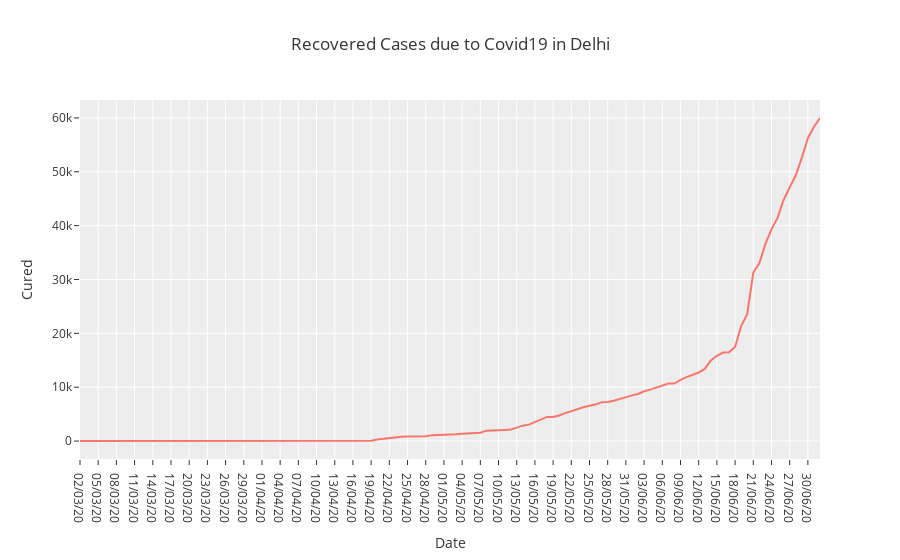

The code cell stored with this chart in its notebook:
### Markdown cell above
### Cured Corona Cases in Delhi

### Code cell
Del=covid1[covid1['State/UnionTerritory']=='Delhi']
fig = px.line(Del, x="Date", y="Cured", title='Recovered Cases due to Covid19 in Delhi')
fig.show()

### Figure 1 — Plotly figure (JSON) as saved in the notebook; plotly's stock layout.template omitted (floating-point values rounded to 4 significant figures)
{"data": [{"hovertemplate": "Date=%{x}<br>Cured=%{y}<extra></extra>", "legendgroup": "", "line": {"color": "#F8766D", "dash": "solid"}, "mode": "lines", "name": "", "orientation": "v", "showlegend": false, "type": "scatter", "x": ["02/03/20", "03/03/20", "04/03/20", "05/03/20", "06/03/20", "07/03/20", "08/03/20", "09/03/20", "10/03/20", "11/03/20", "12/03/20", "13/03/20", "14/03/20", "15/03/20", "16/03/20", "17/03/20", "18/03/20", "19/03/20", "20/03/20", "21/03/20", "22/03/20", "23/03/20", "24/03/20", "25/03/20", "26/03/20", "27/03/20", "28/03/20", "29/03/20", "30/03/20", "31/03/20", "01/04/20", "02/04/20", "03/04/20", "04/04/20", "05/04/20", "06/04/20", "07/04/20", "08/04/20", "09/04/20", "10/04/20", "11/04/20", "12/04/20", "13/04/20", "14/04/20", "15/04/20", "16/04/20", "17/04/20", "18/04/20", "19/04/20", "20/04/20", "21/04/20", "22/04/20", "23/04/20", "24/04/20", "25/04/20", "26/04/20", "27/04/20", "28/04/20", "29/04/20", "30/04/20", "01/05/20", "02/05/20", "03/05/20", "04/05/20", "05/05/20", "06/05/20", "07/05/20", "08/05/20", "09/05/20", "10/05/20", "11/05/20", "12/05/20", "13/05/20", "14/05/20", "15/05/20", "16/05/20", "17/05/20", "18/05/20", "19/05/20", "20/05/20", "21/05/20", "22/05/20", "23/05/20", "24/05/20", "25/05/20", "26/05/20", "27/05/20", "28/05/20", "29/05/20", "30/05/20", "31/05/20", "01/06/20", "02/06/20", "03/06/20", "04/06/20", "05/06/20", "06/06/20", "07/06/20", "08/06/20", "09/06/20", "10/06/20", "11/06/20", "12/06/20", "13/06/20", "14/06/20", "15/06/20", "16/06/20", "17/06/20", "18/06/20", "19/06/20", "20/06/20", "21/06/20", "22/06/20", "23/06/20", "24/06/20", "25/06/20", "26/06/20", "27/06/20", "28/06/20", "29/06/20", "30/06/20", "01/07/20", "02/07/20"], "xaxis": "x", "y": [0, 0, 0, 0, 0, 0, 0, 0, 0, 0, 0, 0, 1, 2, 2, 2, 2, 3, 5, 5, 5, 5, 6, 6, 6, 6, 6, 6, 6, 6, 6, 8, 8, 15, 18, 19, 21, 21, 21, 25, 25, 25, 27, 30, 30, 42, 51, 72, 72, 290, 431, 611, 724, 808, 857, 869, 877, 877, 1078, 1092, 1094, 1167, 1256, 1362, 1431, 1468, 1542, 1931, 2020, 2020, 2069, 2129, 2512, 2858, 3045, 3518, 3926, 4485, 4485, 4750, 5192, 5567, 5897, 6267, 6540, 6771, 7223, 7264, 7495, 7846, 8075, 8478, 8746, 9243, 9542, 9898, 10315, 10664, 10664, 11357, 11861, 12245, 12731, 13398, 14945, 15823, 16427, 16500, 17457, 21341, 23569, 31294, 33013, 36602, 39313, 41437, 44765, 47091, 49301, 52607, 56235, 58348, 59992], "yaxis": "y"}], "layout": {"legend": {"tracegroupgap": 0}, "title": {"text": "Recovered Cases due to Covid19 in Delhi"}, "xaxis": {"anchor": "y", "domain": [0, 1], "title": {"text": "Date"}}, "yaxis": {"anchor": "x", "domain": [0, 1], "title": {"text": "Cured"}}}}
